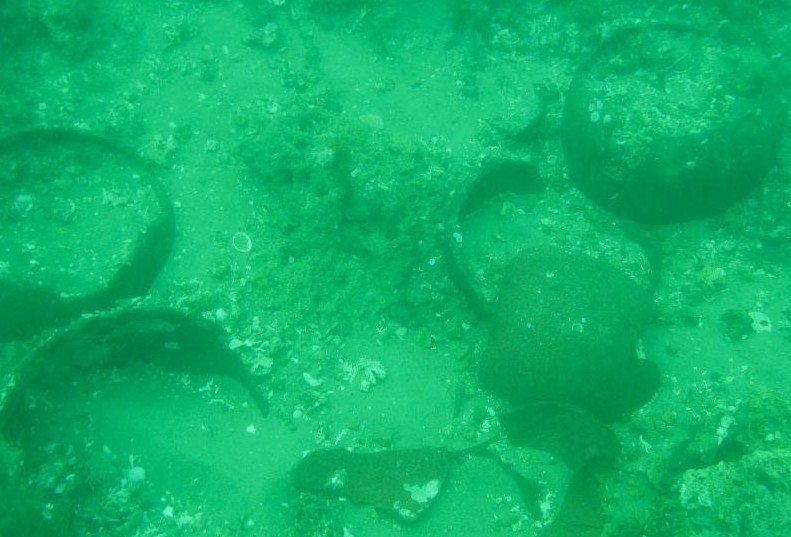
#> input picture InputImages/18_img_.png, 791 x 537 px
$ python -i uiqm_uciqe.py   (imports and definitions only)   (older library calls are emulated)
#> lines starting #> are read from the running program, lines starting #| are printed output that depends on the picture

import numpy as np
import cv2
import sys
import os


DATASETS = {
    "RGT_0207": ("RGT_0207.png"),
    "RGT_0216": ("RGT_0216.png"),
    "T_S04882": ("T_S04882.png"),
    "LFT_3403": ("LFT_3403.png"),
    "T_S04866": ("T_S04866.png"),
    "18_img_": ("18_img_.png"),
    "178_img_": ("178_img_.png"),
    "254_img_": ("254_img_.png"),
    "365_img_": ("365_img_.png"),
    "173_img_": ("173_img_.png"),
    "206_img_": ("206_img_.png"),
    "241_img_": ("241_img_.png"),
    "141_img_": ("141_img_.png"),
    #"8_img_": ("8_img_.png"),
}


def _alpha_trimmed_stats(x, alpha=0.1):
    x = np.sort(x.reshape(-1).astype(np.float64))
    n = len(x)
    if n == 0:
        return 0.0, 0.0
    trim = int(alpha * n)
    if 2 * trim >= n:
        trimmed = x
    else:
        trimmed = x[trim:n-trim]
    if trimmed.size == 0:
        trimmed = x
    mu = float(np.mean(trimmed))
    var = float(np.var(trimmed))
    return mu, var


def uicm(img_rgb):
    img = img_rgb.astype(np.float64)
    R = img[:, :, 0]
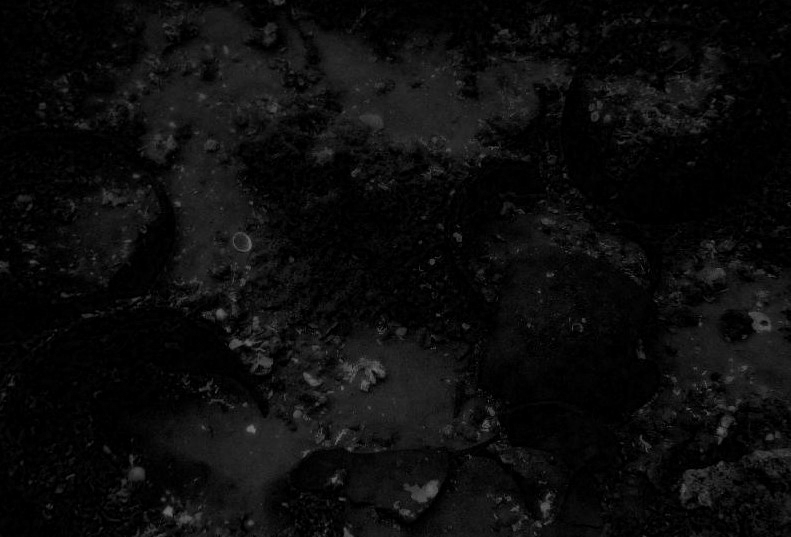
#> R: shape (537, 791) float64; min 0, max 117, mean 12.3
    G = img[:, :, 1]
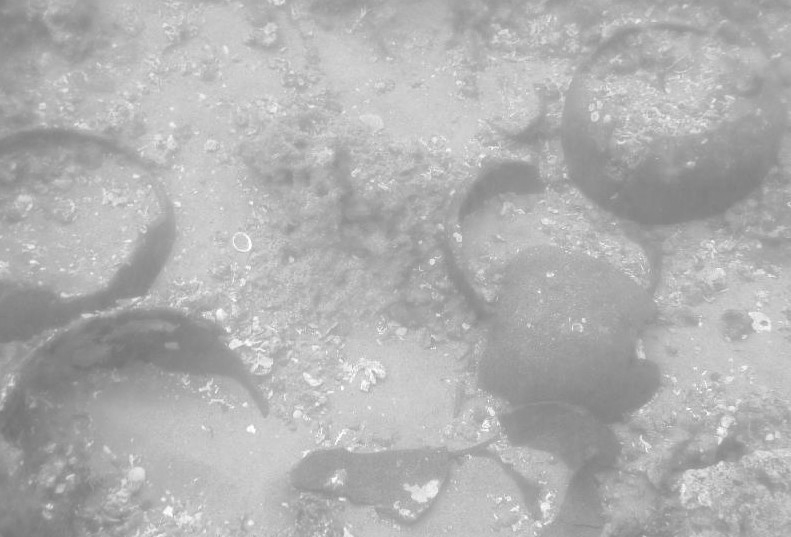
#> G: shape (537, 791) float64; min 116, max 255, mean 177
    B = img[:, :, 2]

    rg = R - G
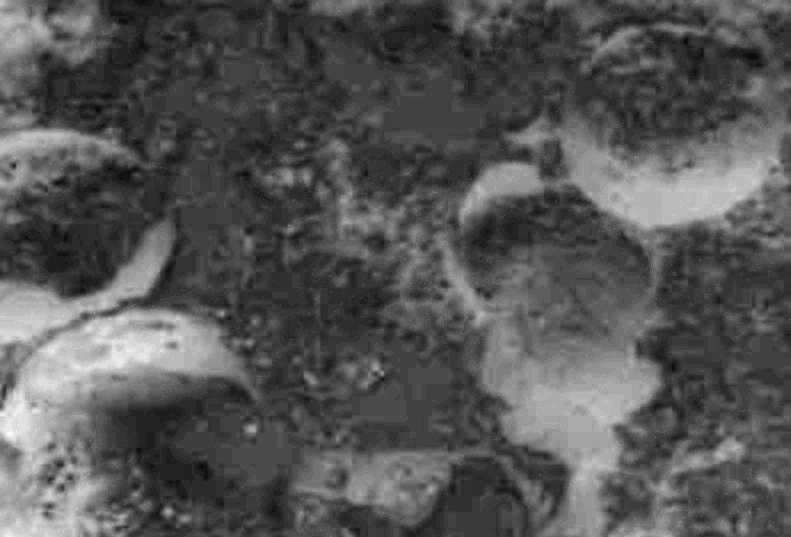
#> rg: shape (537, 791) float64; min -191, max -113, mean -164.7; drawn with min black and max white
    yb = (R + G) / 2.0 - B
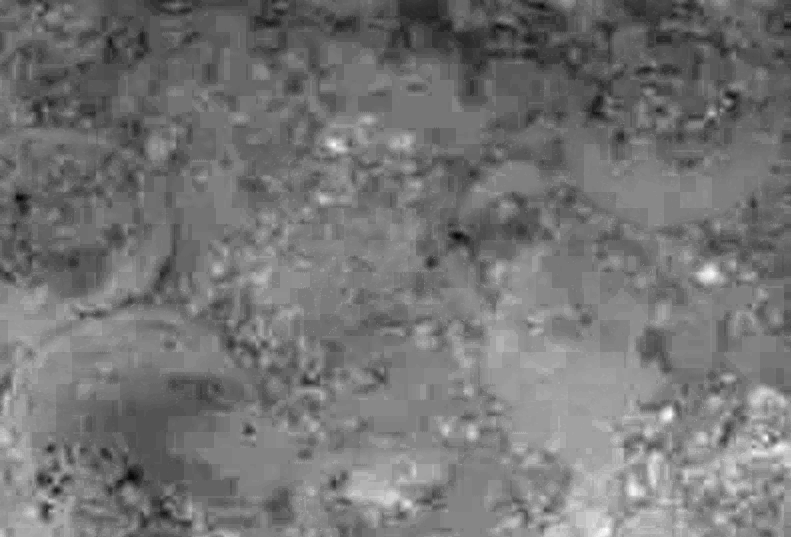
#> yb: shape (537, 791) float64; min -31.5, max 16, mean -9.69; drawn with min black and max white

    mu_rg, var_rg = _alpha_trimmed_stats(rg, alpha=0.1)
#> in _alpha_trimmed_stats, `n = len(x)`: n = 424767
#> in _alpha_trimmed_stats, `trim = int(alpha * n)`: trim = 42476
#> in _alpha_trimmed_stats, `mu = float(np.mean(trimmed))`: mu = -166.5
#> in _alpha_trimmed_stats, `var = float(np.var(trimmed))`: var = 75.96
#> mu_rg = -166.5; var_rg = 75.96
    mu_yb, var_yb = _alpha_trimmed_stats(yb, alpha=0.1)
#> mu_yb = -9.78; var_yb = 11.28

    return (-0.0268 * np.sqrt(mu_rg ** 2 + mu_yb ** 2)
            + 0.1586 * np.sqrt(var_rg + var_yb))


def eme(channel, block_size=8):
    channel = channel.astype(np.float64) + 1e-6
    h, w = channel.shape
    k1 = h // block_size
    k2 = w // block_size
    if k1 == 0 or k2 == 0:
        cmax = np.max(channel)
        cmin = np.min(channel)
        return 20.0 * np.log(cmax / cmin) if cmin > 0 and cmax > cmin else 0.0

    val = 0.0
    count = 0
    for i in range(k1):
        for j in range(k2):
            block = channel[i * block_size:(i + 1) * block_size,
                            j * block_size:(j + 1) * block_size]
            cmax = np.max(block)
            cmin = np.min(block)
            if cmin > 0 and cmax > cmin:
                val += np.log(cmax / cmin)
            count += 1
    return 2.0 * val / max(count, 1)


def uism(img_rgb):
    img = img_rgb.astype(np.uint8)
    R = img[:, :, 0]
    G = img[:, :, 1]
    B = img[:, :, 2]

    sobel_r = cv2.Sobel(R, cv2.CV_64F, 1, 1, ksize=3)
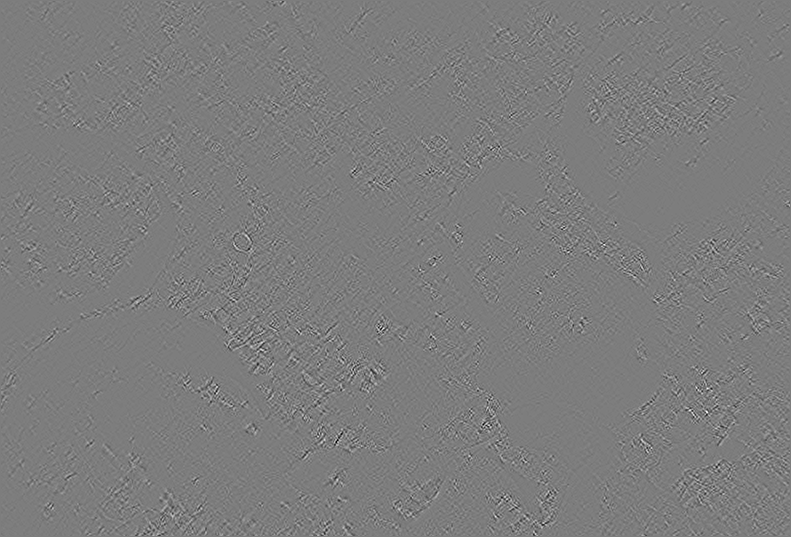
#> sobel_r: shape (537, 791) float64; min -103, max 107, mean 0; drawn with min black and max white
    sobel_g = cv2.Sobel(G, cv2.CV_64F, 1, 1, ksize=3)
    sobel_b = cv2.Sobel(B, cv2.CV_64F, 1, 1, ksize=3)

    edge_r = np.abs(sobel_r) * R
    edge_g = np.abs(sobel_g) * G
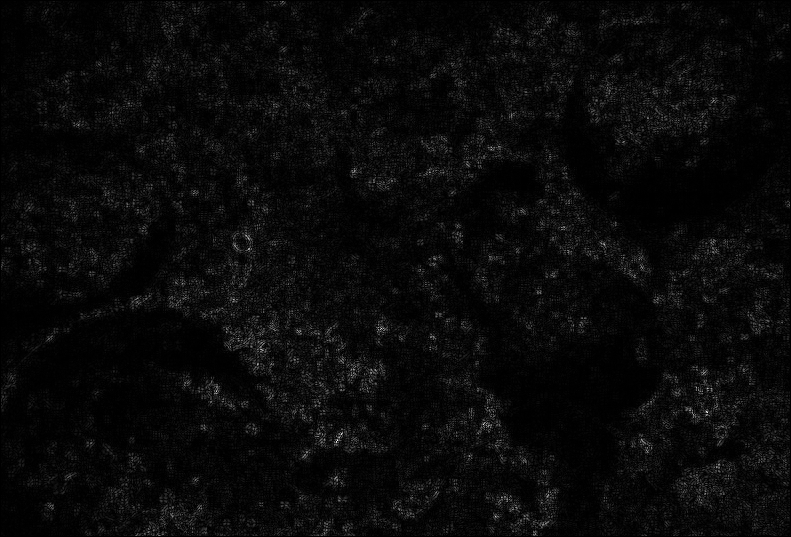
#> edge_g: shape (537, 791) float64; min 0, max 26265, mean 1008.1; drawn with min black and max white
    edge_b = np.abs(sobel_b) * B

    return 0.299 * eme(edge_r) + 0.587 * eme(edge_g) + 0.114 * eme(edge_b)
#> after the loop in eme, `for i in range(k1):`: count = 6566; val = 123150.1


def uiconm(img_rgb, block_size=8):
#> called with block_size = 8
    gray = cv2.cvtColor(img_rgb.astype(np.uint8), cv2.COLOR_RGB2GRAY).astype(np.float64) + 1e-6
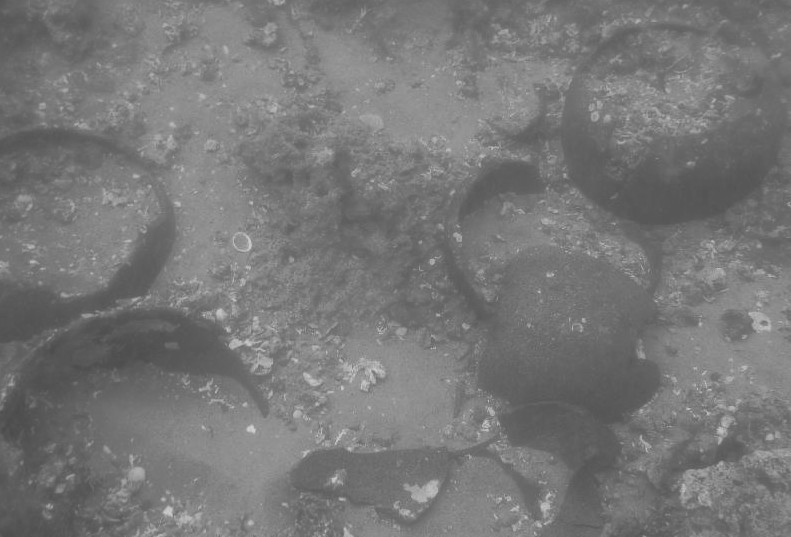
#> gray: shape (537, 791) float64; min 75, max 208, mean 119.4
    h, w = gray.shape
#> h = 537; w = 791
    k1 = h // block_size
#> k1 = 67
    k2 = w // block_size
#> k2 = 98
    if k1 == 0 or k2 == 0:
        cmax = np.max(gray)
        cmin = np.min(gray)
        if cmax + cmin == 0:
            return 0.0
        return (cmax - cmin) / (cmax + cmin)

    total = 0.0
    count = 0
    for i in range(k1):
        for j in range(k2):
            block = gray[i * block_size:(i + 1) * block_size,
                         j * block_size:(j + 1) * block_size]
            cmax = np.max(block)
            cmin = np.min(block)
            if cmax + cmin > 0:
                total += (cmax - cmin) / (cmax + cmin)
            count += 1
#> after the loop, count = 6566; total = 643.1
    return total / max(count, 1)


def uiqm(img_rgb):
    c1, c2, c3 = 0.0282, 0.2953, 3.5753
    return c1 * uicm(img_rgb) + c2 * uism(img_rgb) + c3 * uiconm(img_rgb)


# [76 lines left out: functions uciqe, evaluate_dataset, write_results, main, not called in this run]


# [2 lines not run here, left out]

>>> import cv2
>>> picture = cv2.cvtColor(cv2.imread('InputImages/18_img_.png'), cv2.COLOR_BGR2RGB)
>>> result = uiqm(picture)
#> result = 12.23

$ run again, on 8_img_.png
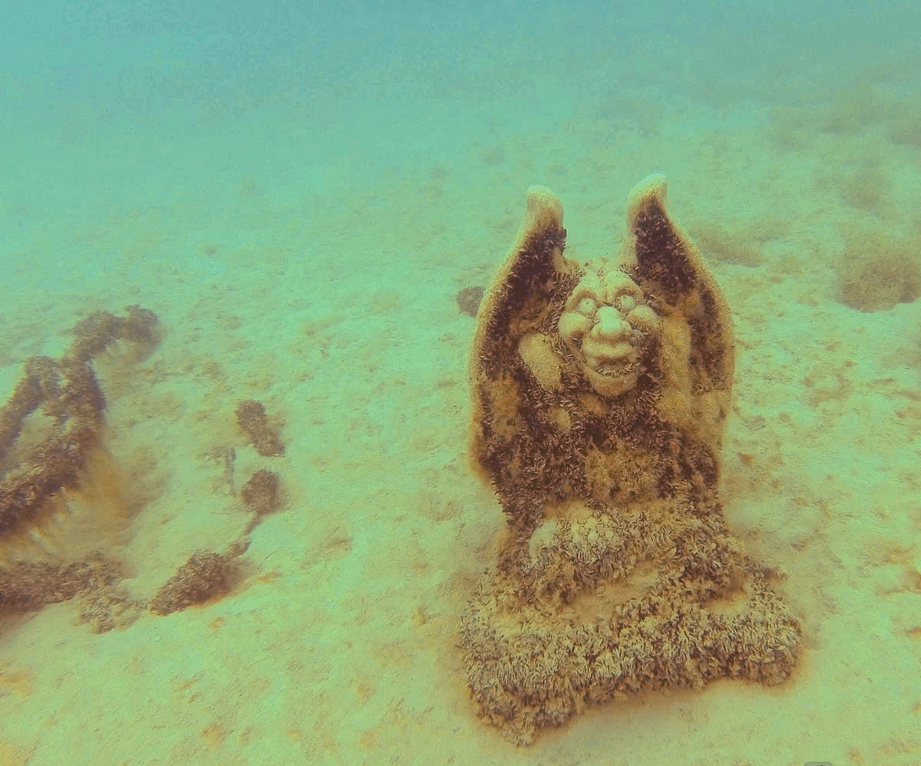
#> input picture 8_img_.png, 921 x 766 px, shrunk from 1200 x 999 before the run
#> n = 705486
#> trim = 70548
#> mu = -28.69
#> var = 857.7
#> mu_rg = -28.69; var_rg = 857.7
#> mu_yb = 33.62; var_yb = 438.4
#> in uism, `edge_r = np.abs(sobel_r) * R`:
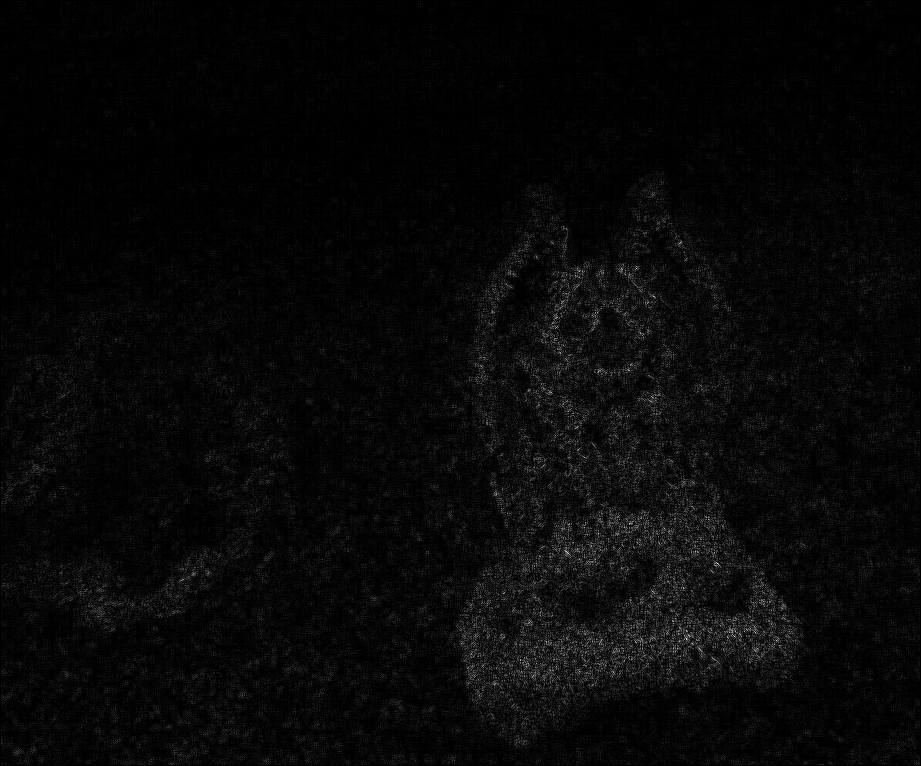
#> edge_r: shape (766, 921) float64; min 0, max 35376, mean 1141.9; drawn with min black and max white
#> after the loop in eme, `for i in range(k1):`: count = 10925; val = 219191.8
#> in uiconm, `gray = cv2.cvtColor(img_rgb.astype(np.uint8), cv2.COLOR_RGB2GRAY).asty..`:
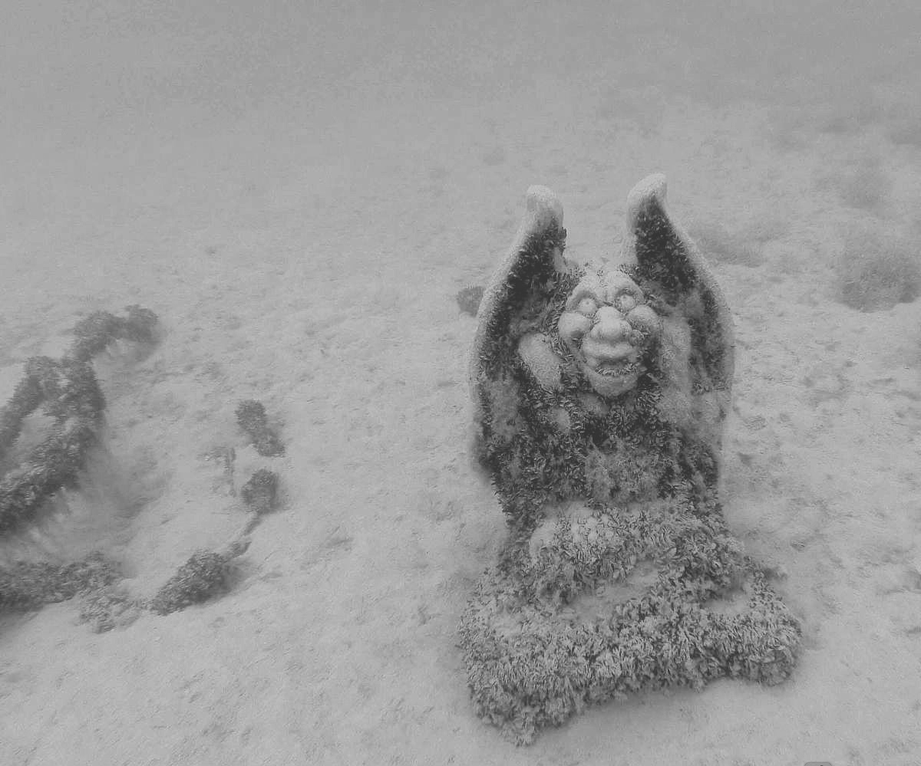
#> gray: shape (766, 921) float64; min 36, max 200, mean 154.6
#> after the loop in uiconm, `for i in range(k1):`: count = 10925; total = 1192.9
#> result = 12.44

$ run again, on InputImages/rock.webp
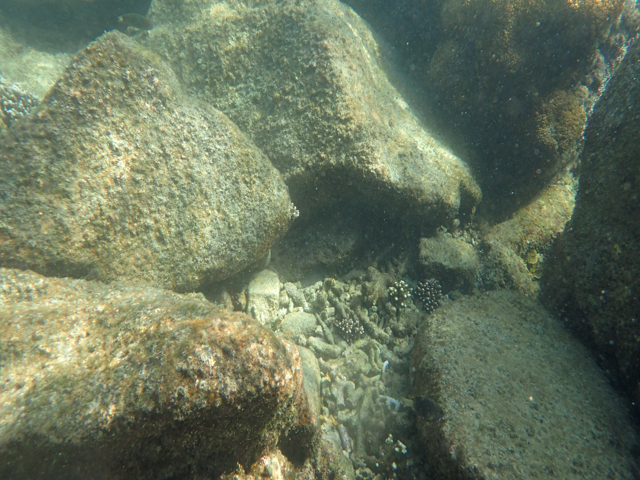
#> input picture InputImages/rock.webp, 640 x 480 px
#> in uicm, `yb = (R + G) / 2.0 - B`:
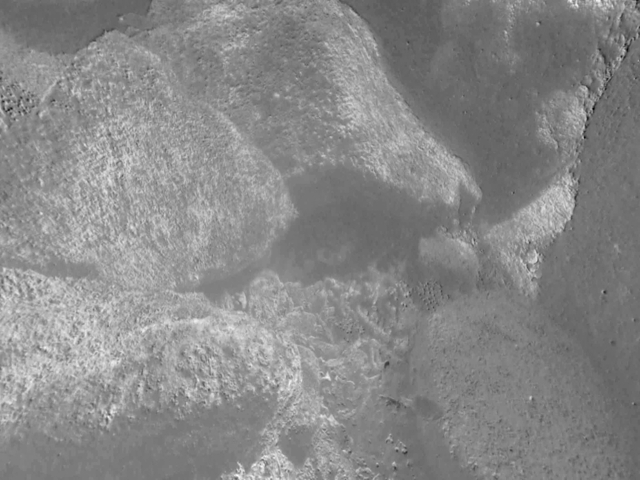
#> yb: shape (480, 640) float64; min -89.5, max 110.5, mean 17.5; drawn with min black and max white
#> n = 307200
#> trim = 30720
#> mu = -12.6
#> var = 36.06
#> mu_rg = -12.6; var_rg = 36.06
#> mu_yb = 16.08; var_yb = 176.8
#> in uism, `edge_r = np.abs(sobel_r) * R`:
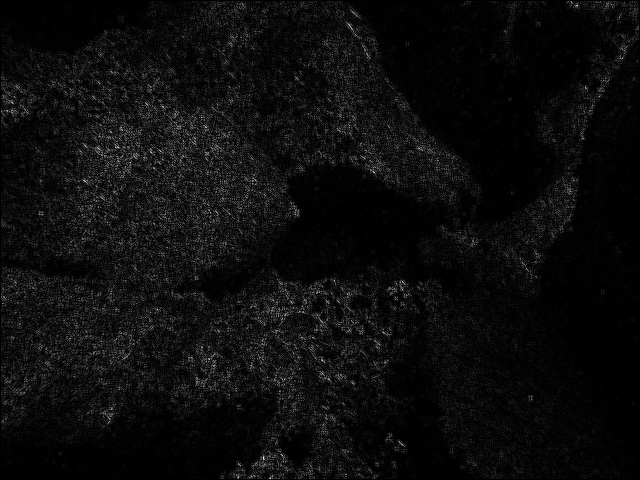
#> edge_r: shape (480, 640) float64; min 0, max 38982, mean 2006.5; drawn with min black and max white
#> after the loop in eme, `for i in range(k1):`: count = 4800; val = 86318.3
#> after the loop in uiconm, `for i in range(k1):`: count = 4800; total = 1203.8
#> result = 11.64
